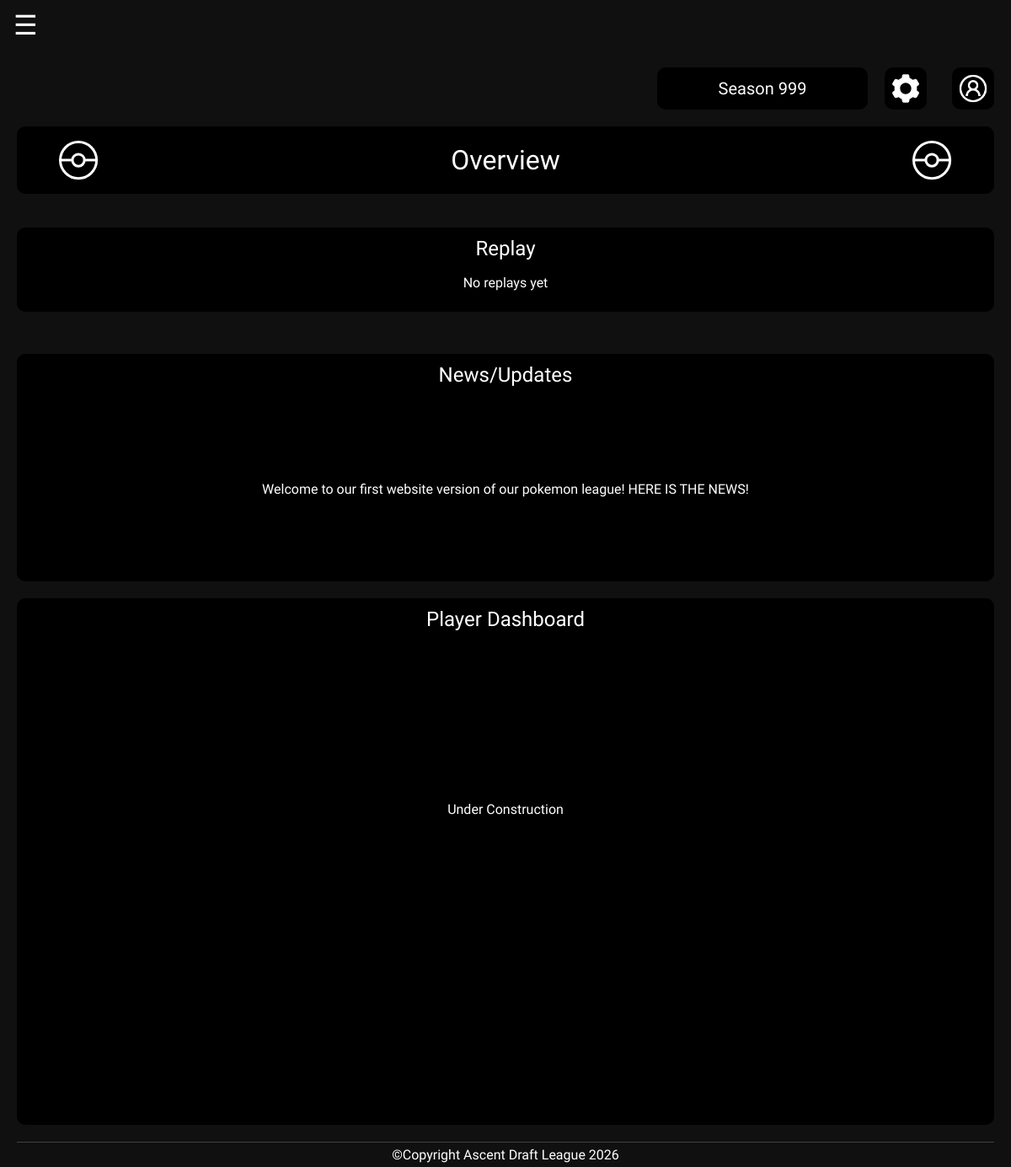
/index.php (signed in), run on an earlier commit of the app's database.
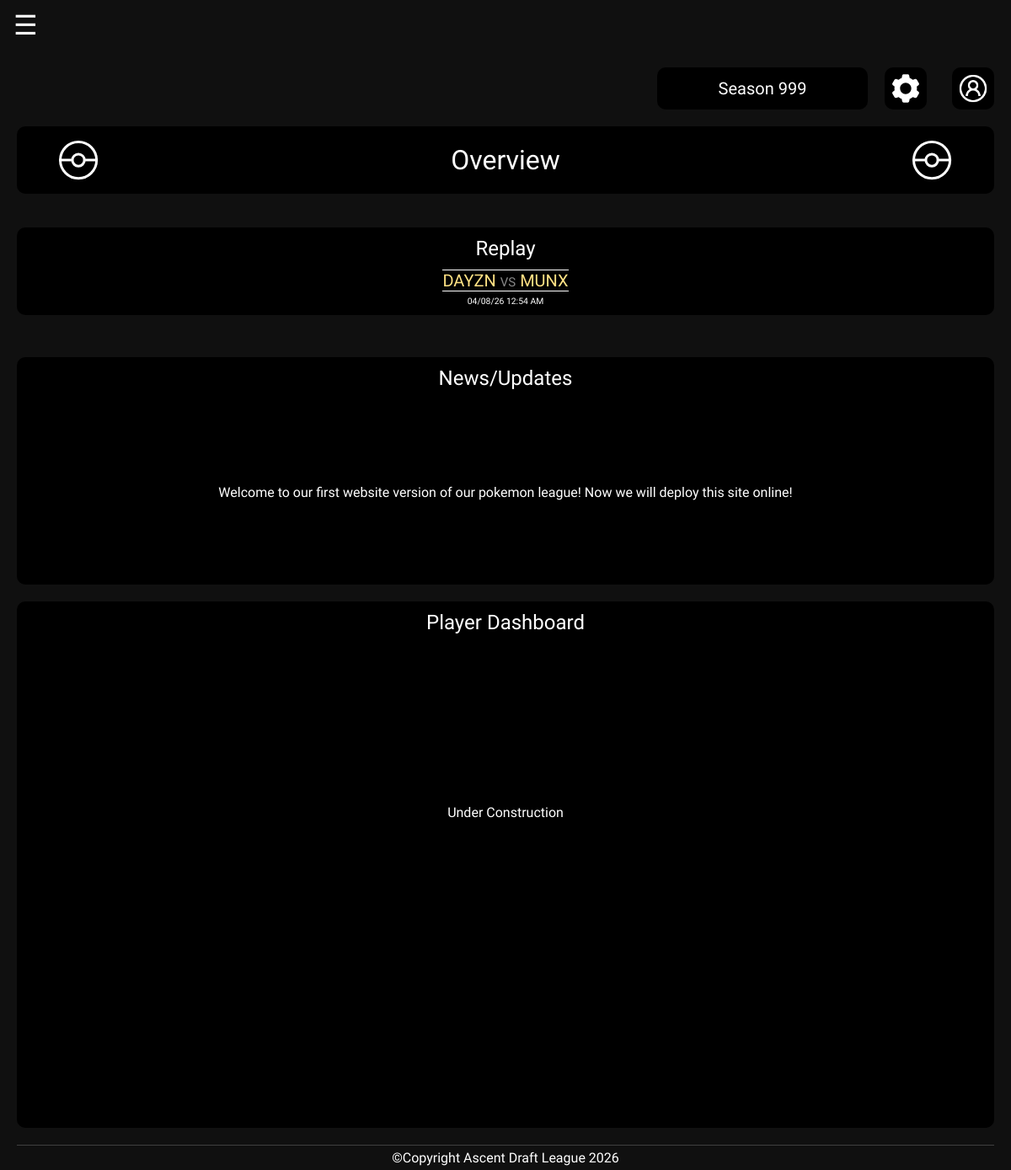
And on a later commit of the database.
### tables this page shows
CREATE TABLE `league_information` (
  `season_id` int(11) NOT NULL,
  `about` text,
  `rules` text,
  `news` text
);

CREATE TABLE `matchup` (
  `id` int(11) NOT NULL,
  `season_id` int(11) NOT NULL,
  `player1_active_user_id` int(11) NOT NULL,
  `player2_active_user_id` int(11) NOT NULL,
  `winner_active_user_id` int(11) DEFAULT NULL,
  `replay_link` varchar(255) DEFAULT NULL,
  `created_at` timestamp NOT NULL DEFAULT CURRENT_TIMESTAMP
);

CREATE TABLE `users` (
  `id` int(11) NOT NULL,
  `email` varchar(255) NOT NULL,
  `password` varchar(255) NOT NULL,
  `gamerTag` varchar(50) DEFAULT NULL,
  `created_at` datetime DEFAULT CURRENT_TIMESTAMP,
  `team_name` varchar(5) NOT NULL,
  `team_mascot_pkmn` varchar(30) DEFAULT NULL
);

### index.php (the view, shortened to what this page needs)
<?php
require_once __DIR__ . '/includes/connection.php';
    $seasonId = $_SESSION['season_id'] ?? null;
    $news_Sql = "
        SELECT news
        FROM league_information
        WHERE season_id = ?;
    ";
    $news_Stmt = $conn->prepare($news_Sql);
    $news_Stmt->bind_param("i", $seasonId);
    $news_Stmt->execute();
    $newsResult = $news_Stmt->get_result();
    $news = $newsResult->fetch_assoc();
    $sql = "
    SELECT
        m.replay_link,
        m.created_at,
        u1.team_name AS player1_name,
        u2.team_name AS player2_name
    FROM matchup m
    JOIN active_users au1
        ON au1.id = m.player1_active_user_id
    JOIN users u1
        ON u1.id = au1.user_id
    JOIN active_users au2
        ON au2.id = m.player2_active_user_id
    JOIN users u2
        ON u2.id = au2.user_id
    WHERE m.season_id = ?
      AND m.replay_link IS NOT NULL
      AND m.replay_link != ''
    ORDER BY m.created_at DESC
    LIMIT 1
";
    $replay_stmt = $conn->prepare($sql);
    $replay_stmt->bind_param("i", $seasonId);
    $replay_stmt->execute();
    $replayResult = $replay_stmt->get_result();
    $latestReplay = $replayResult->fetch_assoc();
?>
<!DOCTYPE html>
<html lang="en">
<head>
    <link rel="stylesheet" href="assets/styles/styles.css">
</head>
<body>
    <button id="hamburgerBtn">☰</button>
    <div class="pageLayout">
        <div class="pageContent">
            <header class="headerCont">
                <?php include 'includes/season_setting_header.php';?>
                <div class="pageNameCont">
                    <img src="img/icons/PokeBall_Icon.svg" alt="pokeball icon">
                    <div class="pageTitle"> Overview</div>
                    <img src="img/icons/PokeBall_Icon.svg" alt="pokeball icon">
                </div>
            </header>
            <div id="overviewPageLayout">
                <main id="mainSpaced">
                    <section class="newsCont">
                        <div class="sectionTitle">News/Updates</div>
                        <article class="newsContent">
                            <p><?= htmlspecialchars($news['news']) ?></p>
                        </article>
                    </section>
                    <section class="playerDashCont">
                        <div class="sectionTitle">Player Dashboard</div>
                        <article class="playerDashContent">
                            Under Construction
                        </article>
                    </section>
                </main>
                <aside>
                    <section id="replayCont">
                        <div class="smallerSectionTitle" id="indexReplayTitle">Replay</div>
                        <?php if ($latestReplay): ?>
                            <a href="<?php echo htmlspecialchars($latestReplay['replay_link']); ?>"
                            target="_blank"
                            class="replayBox">
                                <div id="replayTeams">
                                    <?php echo htmlspecialchars($latestReplay['player1_name']); ?>
                                    <span id="replayVs">VS</span>
                                    <?php echo htmlspecialchars($latestReplay['player2_name']); ?>
                                </div>
                            </a>
                        <div class="replayDate">
                            <?php
                                $date = new DateTime($latestReplay['created_at']);
                                echo $date->format('m/d/y g:i A');;
                            ?>
                        </div>
                        <?php else: ?>
                            <div id="noReplayText">No replays yet</div>
                        <?php endif; ?>
                    </section>
                </aside>
            </div>
            <?php include 'includes/footer.php'; ?>
        </div>
    </div>
</body>
</html>

What changed in the data, as far as the page shows it:
changed league_information: news "Welcome to our first website version of our pokemon league! HERE IS THE NEWS!" → "Welcome to our first website version of our pokemon league! Now we will deploy this site online!"
added matchup: users.team_name "DAYZN", users.team_name "MUNX", created_at "04/08/26 12:54 AM"
Also different on the page:
text no longer shown: "No replays yet"
text now shown: "VS"
